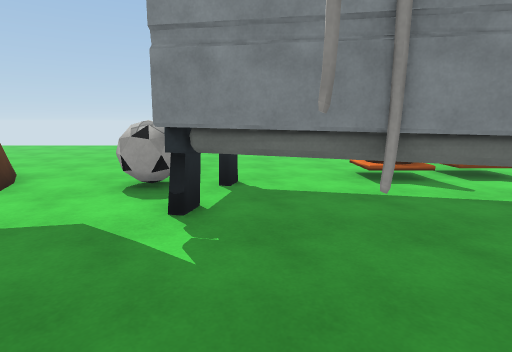
view 1 (above)

20 first-person views from a walk through a Unity game level. The camera is 1.4 m above the floor, tilts 10° down and sees 80° across. The floor is counted in squares, 1 m on a side. Each view is taken from the middle of a square. On the plan, view 1 faces up. The plan holds only what a view shows up to about 14 squares ahead; the rest is blank. The place goes on beyond the plan. Surface patterns are stand-ins for the level's own textures.

view 2
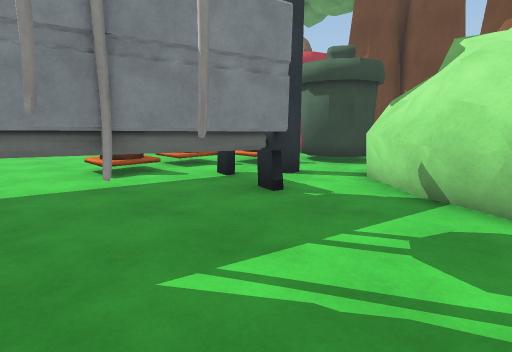

view 3
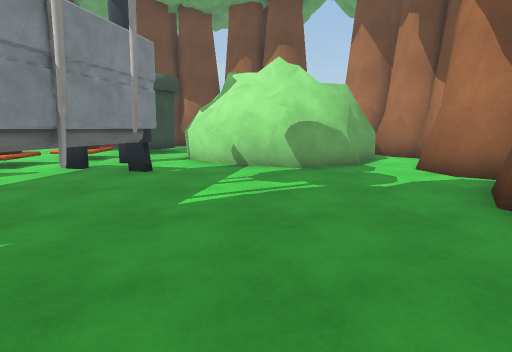

view 4
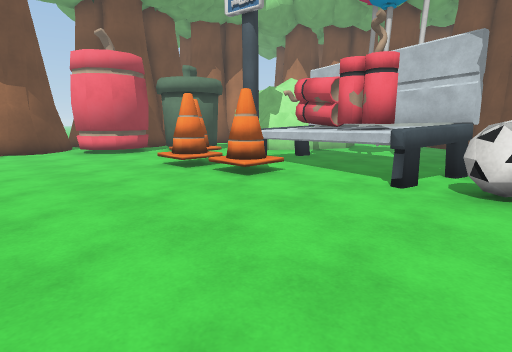

view 5
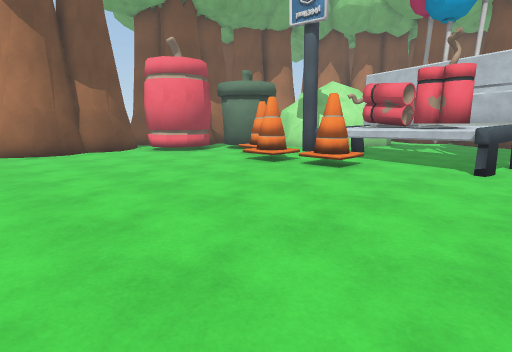

view 6
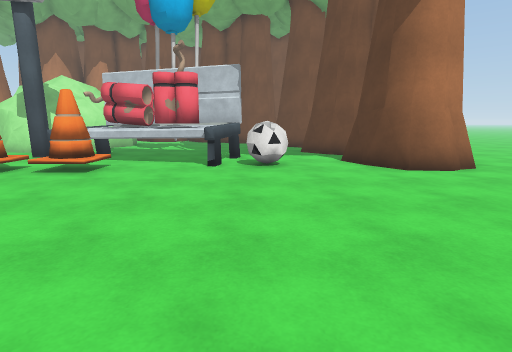

view 7
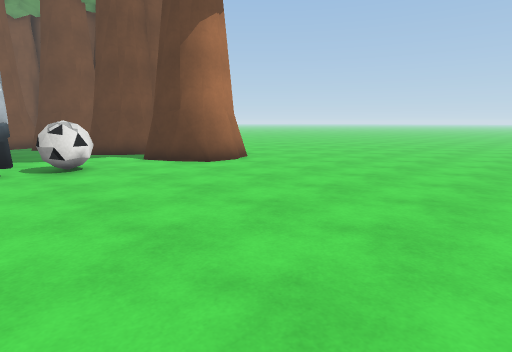

view 8
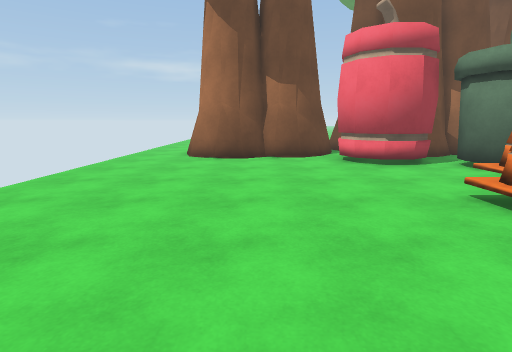

view 9
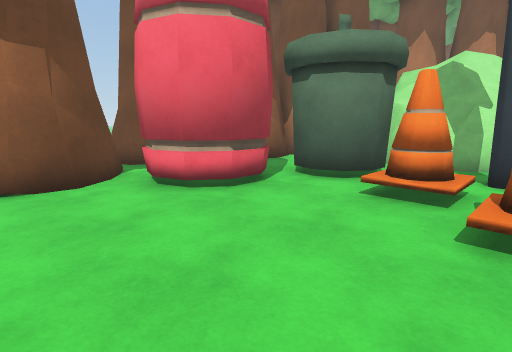

view 10
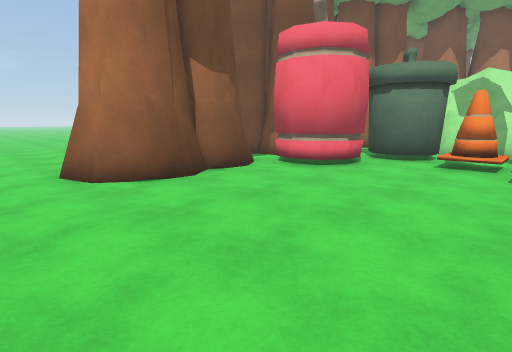

view 11
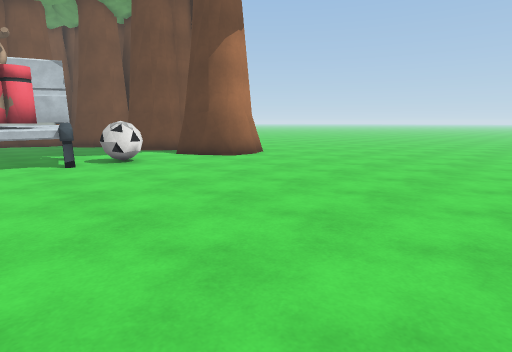

view 12
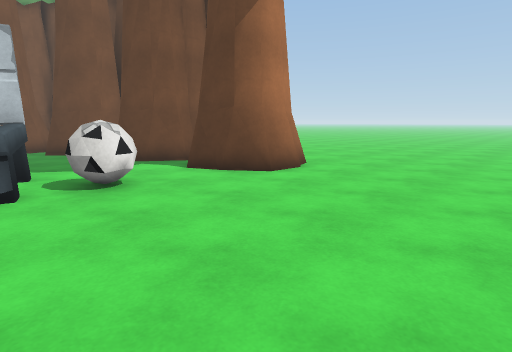

view 13
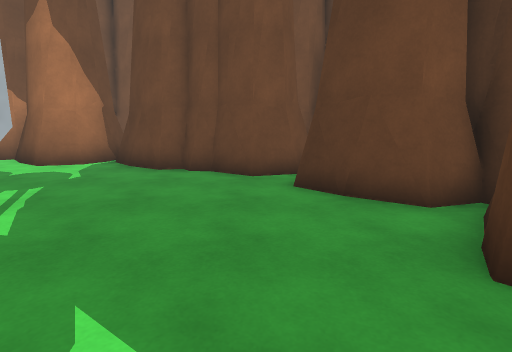

view 14
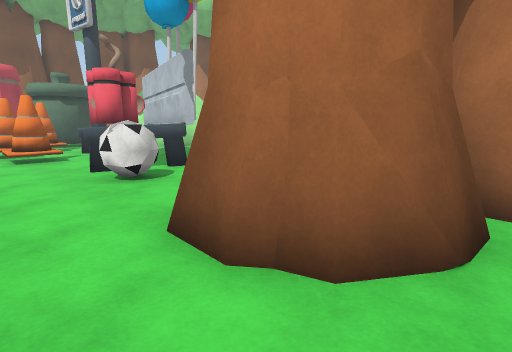

view 15
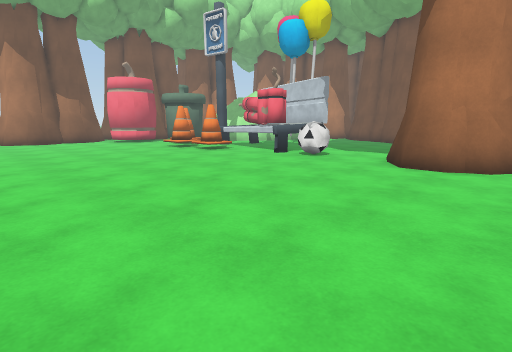

view 16
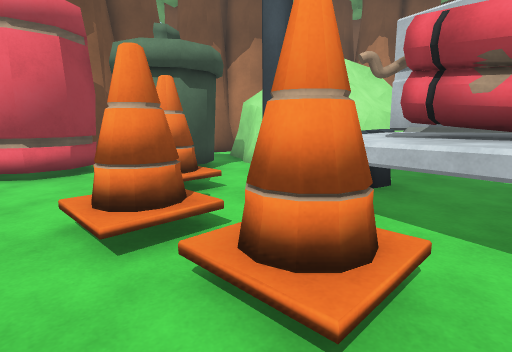

view 17
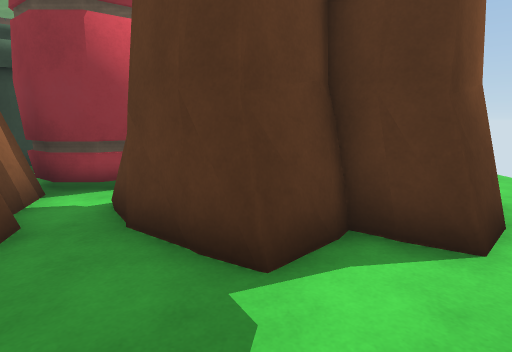

view 18
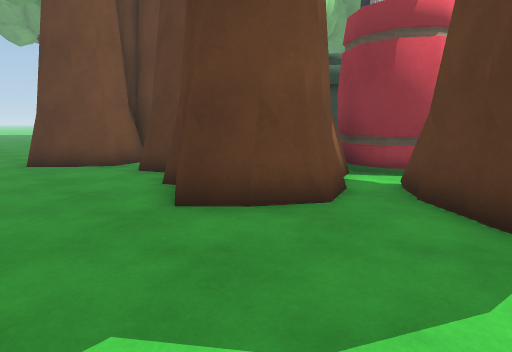

view 19
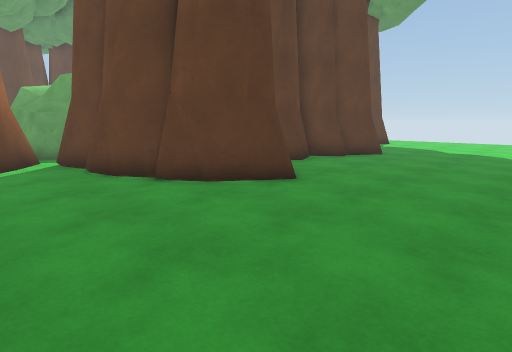

view 20
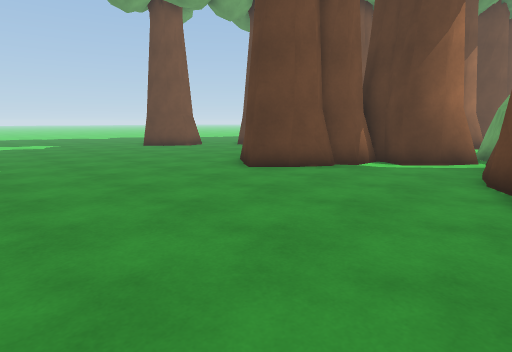

### Floor plan
Key: @ floor where view 1 was taken; # wall or solid block; . main floor; : floor 0.5 m higher than the main floor; = window, fence, low wall or low ledge; O other object.
Columns run from 10 left of view 1 to 25 right of it. Each row starts with its distance up from view 1.
 18 . ......... .   ..........
 17 ................................
 16 ........................##........
 15 .......................####.......
 14 .......................####..
 13 .......................####..
 12 .......................=####... .
 11 ........................###.......
 10 ......................OO# #.......
  9 ................O....O### ###......
  8 ..##.........OOOO....###   ###.....
  7 .####..OOOOO.....OO..O##    ##.....
  6 .#  #=..OOOOOOOO..O.OOO #   #......
  5 .#  #....OOOOOOO...O::O #   #......
  4 ##  #....OOOOOOO....OO  #  ##......
  3    ###.....OOOOO..###   #  ##......
  2      #...........#####=##  #=......
  1      #..........##         ###.....
  0      #....@.....#            ##.....
 -1      ##.........#            ##.....
 -2       ##........#          ###......
 -3        ##.......##    ######........
 -4        #####.....####  #............
 -5           ###.##....#  ##...........
 -6             #####.###   #...........
 -7               # ####    ###.........
 -8                          ###........

Positions as (right, up) in squares from view 1, and headings:
1: (0, 0), facing up
2: (0, -1), facing up-right
3: (-4, 0), facing right
4: (-3, 14), facing down-right
5: (-2, 17), facing down-right
6: (-2, 17), facing down
7: (0, 17), facing down-left
8: (1, 13), facing right
9: (6, 13), facing down-right
10: (6, 18), facing down-right
11: (2, 18), facing down-left
12: (0, 14), facing down-left
13: (-2, 5), facing down
14: (-10, 10), facing down-right
15: (-10, 18), facing down-right
16: (2, 10), facing down-right
17: (20, 12), facing left
18: (22, 12), facing down-left
19: (25, -6), facing up-left
20: (25, -2), facing down-left
